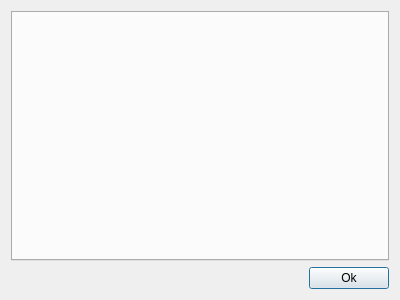
<?xml version="1.0" encoding="UTF-8"?>
<ui version="4.0">
 <class>DataSourceControlDialog</class>
 <widget class="QDialog" name="DataSourceControlDialog">
  <property name="geometry">
   <rect>
    <x>0</x>
    <y>0</y>
    <width>400</width>
    <height>300</height>
   </rect>
  </property>
  <property name="windowTitle">
   <string>Dialog</string>
  </property>
  <layout class="QVBoxLayout" name="verticalLayout">
   <item>
    <widget class="QTabWidget" name="dataSourceTabWidget">
     <property name="currentIndex">
      <number>-1</number>
     </property>
     <property name="tabsClosable">
      <bool>true</bool>
     </property>
    </widget>
   </item>
   <item>
    <layout class="QHBoxLayout" name="horizontalLayout">
     <item>
      <spacer name="horizontalSpacer">
       <property name="orientation">
        <enum>Qt::Horizontal</enum>
       </property>
       <property name="sizeHint" stdset="0">
        <size>
         <width>40</width>
         <height>20</height>
        </size>
       </property>
      </spacer>
     </item>
     <item>
      <widget class="QPushButton" name="okPushButton">
       <property name="text">
        <string>Ok</string>
       </property>
       <property name="autoDefault">
        <bool>true</bool>
       </property>
      </widget>
     </item>
    </layout>
   </item>
  </layout>
 </widget>
 <resources/>
 <connections/>
</ui>
